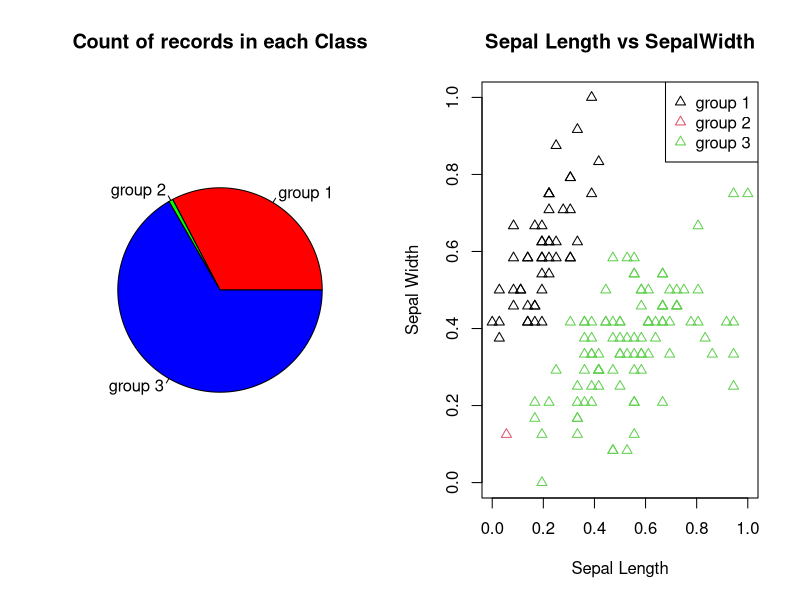

Recreate this plot in R.
library(caret)

data=iris
#use if needed
normalize <- function(x,new_min,new_max) {
  return (((x - min(x)) / (max(x) - min(x)))*(new_max-new_min)+new_min)
}
makeSymm <- function(m) {
  m[lower.tri(m)] <- t(m)[lower.tri(m)]
  return(m)
}
composition <- function(r1,r2) {
  result = matrix(0,nrow(r1),ncol(r1))
  for(i in c(1:nrow(r1))) {
    for(j in c(1:ncol(r1))) {
      result[i,j] = max(pmin(r1[i,],r2[,j]))
    }
  }
  return(result)
}
checkTransitivity<-function(fuzzyMatrix){
  rows=nrow(fuzzyMatrix)
  cols=ncol(fuzzyMatrix)
  for(i in 1:(rows-1)){
    for(j in (i+1):rows){
      value1=fuzzyMatrix[i,j]
      for(x in 1:cols){
        value2=fuzzyMatrix[j,x]
        value3=fuzzyMatrix[i,x]
        if(value3<min(value1,value2)){
          return(FALSE)
        }
      }
    }
  }
  return(TRUE)
  
}
minMax<-function(){
  fuzzyMatrix=matrix(1,nrow(data),nrow(data))
  fuzzyMatrix
  rows=nrow(fuzzyMatrix)
  for(i in 1:(rows-1)){
    for(j in (i+1):rows){
      up=0
      down=0
      for(x in 1:(ncol(data)-1)){
        up=up+min(data[i,x],data[j,x])
        down=down+max(data[i,x],data[j,x])
      }
      fuzzyMatrix[i,j]<-round(up/down,3)
      
    }
  }
  return(makeSymm(fuzzyMatrix))
}
cosineAmplitude<-function(){
  fuzzyMatrix=matrix(1,nrow(data),nrow(data))
  rows=nrow(fuzzyMatrix)
  for(i in 1:(rows-1)){
    for(j in (i+1):rows){
      up=0
      downFirst=0
      downSecond=0
      for(x in 1:(ncol(data)-1)){
        up=up+(data[i,x]*data[j,x])
        downFirst=downFirst+(data[i,x]^2)
        downSecond=downSecond+(data[j,x]^2)
      }
      down=sqrt(downFirst*downSecond)
      fuzzyMatrix[i,j]<-round(up/down,4)
      
    }
  }
  return(makeSymm(fuzzyMatrix))
}
lambdaCut<-function(fuzzyMatrix,cut){
  l=matrix(0,nrow(fuzzyMatrix),ncol(fuzzyMatrix))
  for(i in 1:nrow(fuzzyMatrix)){
    for(j in 1:ncol(fuzzyMatrix)){
      if(fuzzyMatrix[i,j]>=cut){
        l[i,j]=1
      }
    }
  }
  return(l)
}
for(i in 1:(ncol(data)-1)){
  data[,i]=normalize(data[,i],0,1)
}
print(data)
fm=minMax()
flag=TRUE
result=fm
while(flag){
  tm=checkTransitivity(result)
  if(tm==TRUE){
    flag=FALSE
  }
  else{
    result=composition(result,fm)
  }
}
print(result)
cutMatrix=lambdaCut(result,0.75)
groups<-list()
output<-rep(0,nrow(data))
print('GROUPS')
for(i in c(1: ncol(cutMatrix))) {
  position = which(cutMatrix[,i] == 1)
  if(length(position) > 0)
    groups[[length(groups)+1]]<-position
  label<-length(groups)
  for(j in 1:length(position)){
    output[position[j]]<-label
  }
  cutMatrix[position,] = 0;
}
x<-vector()
labels<-vector()
for(i in 1:length(groups)){
  x=append(x,length(groups[[i]]))
  labels=append(labels,paste("group",i))
}
print(groups)

expectedOutput<-as.numeric(data[,ncol(data)])
y1<-factor(output)
y2<-factor(expectedOutput)
levels(y2)<-c(1:length(groups))
levels(y1)<-c(1:length(groups))
print("Confusion Matrix")
cm=confusionMatrix(y2,y1)
print(cm)
cat("Accuracy",cm$overall["Accuracy"],"\n")
if(is.na(cm$byClass['Pos Pred Value'])){
  cat("Precision",0,"\n" )
}else{
  cat("Precision",cm$byClass['Pos Pred Value'],"\n" )
}
if(is.na(cm$byClass['Sensitivity'])){
  cat("Recall",0,"\n")
}else{
  cat("Recall",cm$byClass['Sensitivity'],"\n")
}
if(is.na(cm$byClass['Pos Pred Value'])||is.na(cm$byClass['Sensitivity'])){
  cat("F Measure",0,"\n")
}else{
  Precision=cm$byClass['Pos Pred Value']
  Recall=cm$byClass['Sensitivity']
  Fmeasure=(2 * Precision * Recall) / (Precision + Recall)
  cat("F Measure",Fmeasure,"\n")
}
par(mfrow=c(1,2))
pie(x,labels,main="Count of records in each Class",col=rainbow(length(x)))
plot(data[,1],data[,2],xlab="Sepal Length",ylab="Sepal Width",col=output,main="Sepal Length vs SepalWidth",pch=2)
legend("topright",
       legend = labels, col=1:length(labels),pch=2,inset=c(0,0))


